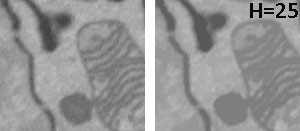
%> input picture mib/assets/images/morphops_imhmin.jpg, 300 x 131 px
$ octave --eval "result = fstack_mib(imread('../assets/images/morphops_imhmin.jpg'));"   (GNU Octave 9; MATLAB toolbox functions it lacks are replaced by stand-ins)
%> lines starting %> are read from the running program, lines starting %| are printed output that depends on the picture
function imOut = fstack_mib(I, options)
% FSTACK_MIB - Extended depth-of-field focus stacking for MIB.
%
% Syntax:
%   .. code-block:: matlab
%
%       imOut = utils.fstack_mib(I)
%       imOut = utils.fstack_mib(I, options)
%
% Generates an extended depth-of-field image from a focus sequence using the
% noise-robust selective all-in-focus algorithm [1].
%
% Input Arguments:
%   - **I** - image stack ``[height, width, colors, depth]``; numeric array.
%   - **options** - *(optional)* struct with algorithm parameters:
%
%     - ``.nhsize``      - focus-measure window size (default ``9``).
%     - ``.focus``       - vector of focus values per frame
%                          (default ``1:depth``).
%     - ``.alpha``       - scalar in ``(0,1]`` (default ``0.2``). See [1].
%     - ``.sth``         - scalar threshold (default ``13``). See [1].
%     - ``.showWaitbar`` - show progress waitbar (default ``true``).
%
% Output Arguments:
%   - **imOut** - single-plane all-in-focus image ``[height, width, colors]``,
%                 same class as ``I``.
%
% References:
%   [1] Pertuz et al. "Generation of all-in-focus images by noise-robust
%   selective fusion of limited depth-of-field images." IEEE Trans. Image
%   Process, 22(3):1242-1251, 2013.
%
% .. note::
%   Original ``fstack`` by Said Pertuz (MATLAB Central FEX 55115).
%   Adapted for MIB by Ilya Belevich, 08.02.2019.

% Updates
%

if nargin < 2; options = struct(); end
if ~isfield(options, 'nhsize');      options.nhsize = 9; end
if ~isfield(options, 'focus');       options.focus = 1:size(I, 4); end
%> after `options.focus = 1:size(I, 4)`: options.focus = 1
if ~isfield(options, 'alpha');       options.alpha = 0.2; end
if ~isfield(options, 'sth');         options.sth = 13; end
if ~isfield(options, 'showWaitbar'); options.showWaitbar = true; end

if options.showWaitbar
    waitbarHandle = waitbar(0, 'Initializing...', 'Name', 'Extended depth-of-field focus stacking');
end
tic;
height = size(I, 1);
%> height = 131
width  = size(I, 2);
%> width = 300
colors = size(I, 3);
%> colors = 3
depth  = size(I, 4);
%> depth = 1

if options.showWaitbar; waitbar(0.1, waitbarHandle, 'Calculating F-measure...'); end
fm = zeros(height, width, depth);
for p = 1:depth
    im = mean(double(I(:,:,:,p)), 3);
    fm(:,:,p) = gfocus(im, options.nhsize);
end
%> this loop made 1 pass
%> pass 1, in gfocus, `U  = imfilter(im, MEANF, 'replicate');`:
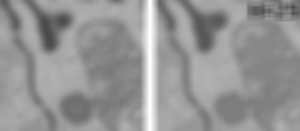
%> U: size 131x300 double; min 69.72, max 254.7, mean 149.5
%> pass 1, in gfocus, `FM = (im - U).^2;`:
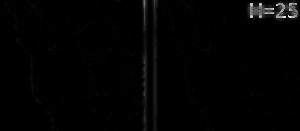
%> FM: size 131x300 double; min 0, max 19300.4, mean 223.2; drawn with min black and max white
%> pass 1, in gfocus, `FM = imfilter(FM, MEANF, 'replicate');`:
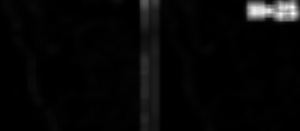
%> FM: size 131x300 double; min 3.39e-05, max 7555.3, mean 221.8; drawn with min black and max white

%--- Compute S-measure ---
if options.showWaitbar; waitbar(0.35, waitbarHandle, 'Calculating S-measure...'); end
[u, s, A, fmax] = gauss3P(options.focus, fm);
% [35 lines not run here, left out]
function [u, s, A, Ymax] = gauss3P(x, Y)
%> called with x = 1
% Fast 3-point Gaussian interpolation.
[height, width, depth] = size(Y);
%> height = 131; width = 300; depth = 1
if depth < 5
    STEP = 1;
else
    STEP = 2;
end
[Ymax, I] = max(Y, [], 3);
%> I: size 131x300 double; every value is 1
[IN, IM] = meshgrid(1:width, 1:height);
Ic = I(:);
Ic(Ic <= STEP) = STEP + 1;
Ic(Ic >= depth - STEP) = depth - STEP;
%> (the run ends here)
